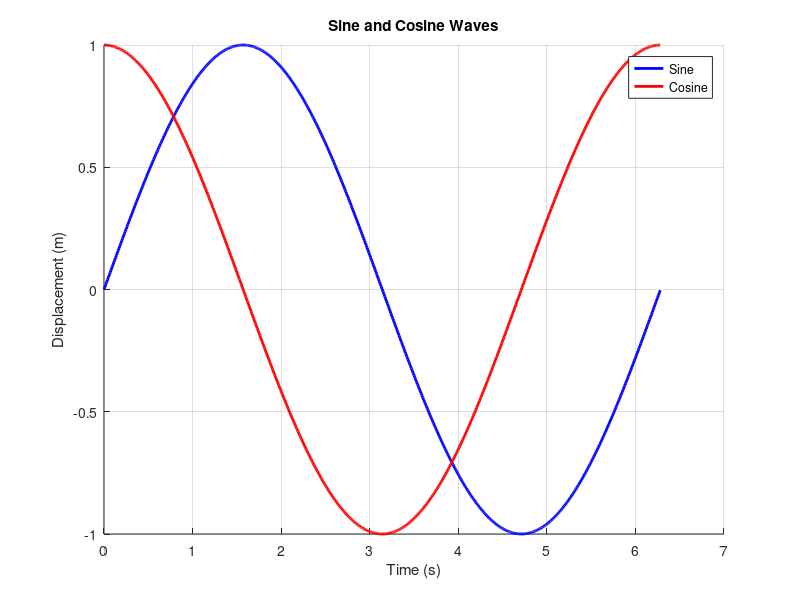

This figure's MATLAB source:
#!/usr/bin/octave -q

% sincos.m
% Date  : 05 August 2017
% Author: Ankit Pati

hold on;
grid on;

title('Sine and Cosine Waves');
xlabel('Time (s)');
ylabel('Displacement (m)');

x = 0 : 0.01 : 2*pi;

plot(x, sin(x), 'color', 'blue', 'linewidth', 2, 'DisplayName', 'Sine');
plot(x, cos(x), 'color', 'red',  'linewidth', 2, 'DisplayName', 'Cosine');

legend('show');

drawnow();
input("Press enter to terminate...");

% end of sincos.m
